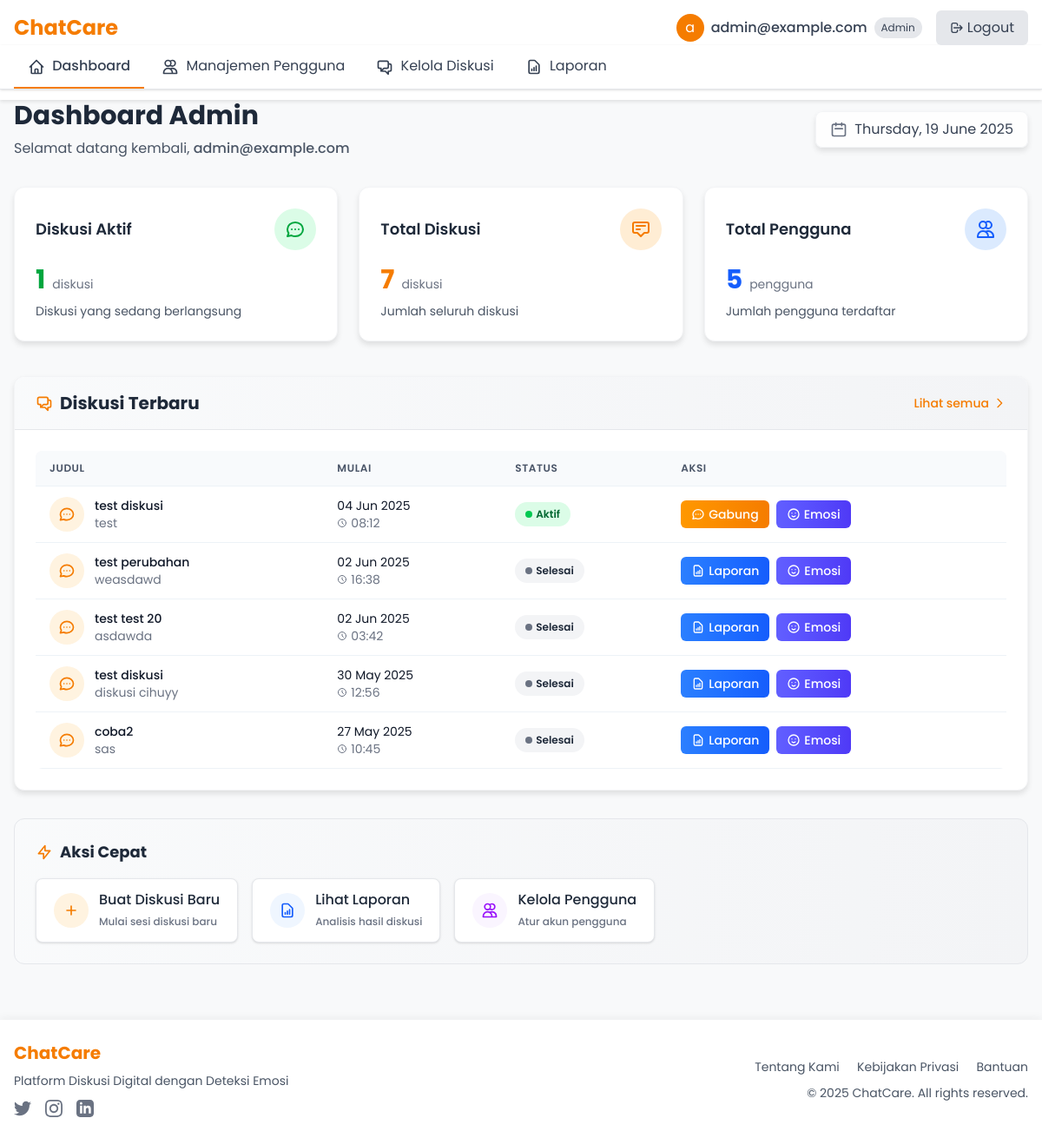
Screenshot of /dashboard (signed in) with the database file from the repository.
### tables this page shows
CREATE TABLE `session` (
  `session_id` int NOT NULL,
  `chat_log_id` int DEFAULT NULL,
  `participants` json DEFAULT NULL,
  `creator_id` varchar(36) DEFAULT NULL,
  `start_time` datetime DEFAULT NULL,
  `end_time` datetime DEFAULT NULL
);

### app/views/dashboard/index.php (the view, shortened to what the rows shown need)
<div class="container mx-auto px-6 py-8">
    <div class="flex flex-col md:flex-row justify-between items-center mb-8">
        <div>
            <h1 class="text-3xl font-bold text-gray-800 mb-2"><?= $title ?></h1>
        </div>
    </div>
    <div class="grid grid-cols-1 md:grid-cols-2 lg:grid-cols-3 gap-6 mb-10">
        <div class="bg-white rounded-xl shadow-md p-6 border border-gray-100 transition-all duration-300 hover:shadow-lg hover:border-green-200">
            <div class="flex items-center justify-between mb-4">
                <h2 class="text-lg font-semibold text-gray-800">Diskusi Aktif</h2>
            </div>
        </div>
        <div class="bg-white rounded-xl shadow-md p-6 border border-gray-100 transition-all duration-300 hover:shadow-lg hover:border-orange-200">
            <div class="flex items-center justify-between mb-4">
                <h2 class="text-lg font-semibold text-gray-800">Total Diskusi</h2>
            </div>
        </div>
        <?php if (isset($total_users)): ?>
            <div class="bg-white rounded-xl shadow-md p-6 border border-gray-100 transition-all duration-300 hover:shadow-lg hover:border-blue-200">
                <div class="flex items-center justify-between mb-4">
                    <h2 class="text-lg font-semibold text-gray-800">Total Pengguna</h2>
                </div>
            </div>
        <?php endif; ?>
    </div>
    <div class="bg-white rounded-xl shadow-md overflow-hidden border border-gray-100 mb-8">
        <div class="bg-gradient-to-r from-gray-50 to-gray-100 px-6 py-4 border-b border-gray-200 flex justify-between items-center">
            <div class="flex items-center">
                <h2 class="text-xl font-bold text-gray-800">Diskusi Terbaru</h2>
            </div>
        </div>
        <div class="p-6">
            <?php if (empty($sessions)): ?>
                <div class="flex flex-col items-center justify-center py-12 bg-gray-50/50 rounded-lg border border-dashed border-gray-300">
                    <div class="bg-white p-4 rounded-full shadow-md mb-4">
                        <svg xmlns="http://www.w3.org/2000/svg" class="h-16 w-16 text-gray-400" fill="none" viewBox="0 0 24 24" stroke="currentColor">
                            <path stroke-linecap="round" stroke-linejoin="round" stroke-width="1.5" d="M8 12h.01M12 12h.01M16 12h.01M21 12c0 4.418-4.03 8-9 8a9.863 9.863 0 01-4.255-.949L3 20l1.395-3.72C3.512 15.042 3 13.574 3 12c0-4.418 4.03-8 9-8s9 3.582 9 8z" />
                        </svg>
                    </div>
                    <h3 class="text-lg font-medium text-gray-700 mb-2">Belum Ada Diskusi</h3>
                    <p class="text-gray-500 text-center max-w-md mb-6">Belum ada diskusi yang tersedia saat ini. Mulai diskusi baru untuk memulai percakapan.</p>
                    <?php if ($_SESSION['role'] == 'admin' || $_SESSION['role'] == 'leader'): ?>
                        <a href="/discussions/create" class="px-6 py-3 bg-gradient-to-r from-[#ff9800] to-[#f57c00] text-white rounded-lg shadow-md hover:shadow-lg transition-all duration-300 flex items-center">
                            <svg xmlns="http://www.w3.org/2000/svg" class="h-5 w-5 mr-2" fill="none" viewBox="0 0 24 24" stroke="currentColor">
                                <path stroke-linecap="round" stroke-linejoin="round" stroke-width="2" d="M12 6v6m0 0v6m0-6h6m-6 0H6" />
                            </svg>
                            Buat Diskusi Baru
                        </a>
                    <?php endif; ?>
                </div>
            <?php else: ?>
                <div class="overflow-x-auto">
                    <table class="min-w-full divide-y divide-gray-200 rounded-lg overflow-hidden">
                        <thead>
                            <tr class="bg-gray-50">
                                <th scope="col" class="px-6 py-3 text-left text-xs font-medium text-gray-500 uppercase tracking-wider">Judul</th>
                                <th scope="col" class="px-6 py-3 text-left text-xs font-medium text-gray-500 uppercase tracking-wider">Mulai</th>
                                <th scope="col" class="px-6 py-3 text-left text-xs font-medium text-gray-500 uppercase tracking-wider">Status</th>
                                <th scope="col" class="px-6 py-3 text-left text-xs font-medium text-gray-500 uppercase tracking-wider">Aksi</th>
                            </tr>
                        </thead>
                        <tbody class="bg-white divide-y divide-gray-200">
                            <?php foreach (array_slice($sessions, 0, 5) as $session): ?>
                                <?php $participants = json_decode($session['participants'], true); ?>
                                <tr class="hover:bg-gray-50 transition-all duration-200">
                                    <td class="px-6 py-4">
                                        <div class="flex items-center">
                                            <div class="flex-shrink-0 mr-3">
                                                <div class="w-10 h-10 rounded-full bg-[#fff3e0] flex items-center justify-center">
                                                </div>
                                            </div>
                                            <div>
                                                <div class="text-sm font-medium text-gray-900"><?= $participants['title'] ?></div>
                                                <div class="text-sm text-gray-500"><?= substr($participants['description'], 0, 50) . (strlen($participants['description']) > 50 ? '...' : '') ?></div>
                                            </div>
                                        </div>
                                    </td>
                                    <td class="px-6 py-4">
                                        <div class="text-sm text-gray-900"><?= date('d M Y', strtotime($session['start_time'])) ?></div>
                                        <div class="text-sm text-gray-500 flex items-center">
                                            <svg xmlns="http://www.w3.org/2000/svg" class="h-3 w-3 mr-1" fill="none" viewBox="0 0 24 24" stroke="currentColor">
                                                <path stroke-linecap="round" stroke-linejoin="round" stroke-width="2" d="M12 8v4l3 3m6-3a9 9 0 11-18 0 9 9 0 0118 0z" />
                                            </svg>
                                            <?= date('H:i', strtotime($session['start_time'])) ?>
                                        </div>
                                    </td>
                                    <td class="px-6 py-4">
                                        <?php if ($session['end_time'] === null): ?>
                                            <span class="px-3 py-1 inline-flex items-center text-xs leading-5 font-semibold rounded-full bg-green-100 text-green-800">
                                                <span class="w-2 h-2 bg-green-500 rounded-full mr-1"></span>
                                                Aktif
                                            </span>
                                        <?php else: ?>
                                            <span class="px-3 py-1 inline-flex items-center text-xs leading-5 font-semibold rounded-full bg-gray-100 text-gray-800">
                                                <span class="w-2 h-2 bg-gray-500 rounded-full mr-1"></span>
                                                Selesai
                                            </span>
                                        <?php endif; ?>
                                    </td>
                                    <td class="px-6 py-4 text-sm font-medium">
                                        <div class="flex space-x-2">
                                            <?php if ($session['end_time'] === null): ?>
                                                <a href="/chatroom?session_id=<?= $session['session_id'] ?>" class="px-3 py-1.5 bg-gradient-to-r from-[#ff9800] to-[#f57c00] text-white rounded-md hover:shadow-md transition-all duration-300 flex items-center">
                                                    Gabung
                                                </a>
                                            <?php else: ?>
                                                <a href="/reports?session_id=<?= $session['session_id'] ?>" class="px-3 py-1.5 bg-gradient-to-r from-blue-500 to-blue-600 text-white rounded-md hover:shadow-md transition-all duration-300 flex items-center">
                                                    Laporan
                                                </a>
                                            <?php endif; ?>
                                            <a href="/mood?session_id=<?= $session['session_id'] ?>" class="px-3 py-1.5 bg-gradient-to-r from-indigo-500 to-indigo-600 text-white rounded-md hover:shadow-md transition-all duration-300 flex items-center">
                                                <svg xmlns="http://www.w3.org/2000/svg" class="h-4 w-4 mr-1" fill="none" viewBox="0 0 24 24" stroke="currentColor">
                                                    <path stroke-linecap="round" stroke-linejoin="round" stroke-width="2" d="M14.828 14.828a4 4 0 01-5.656 0M9 10h.01M15 10h.01M21 12a9 9 0 11-18 0 9 9 0 0118 0z" />
                                                </svg>
                                                Emosi
                                            </a>
                                        </div>
                                    </td>
                                </tr>
                            <?php endforeach; ?>
                        </tbody>
                    </table>
                </div>
            <?php endif; ?>
        </div>
    </div>
</div>
<?php
require_once BASE_PATH . '/app/views/layouts/main.php';
?>

### rows the page displays
session: participants "test diskusi", participants "test", start_time "04 Jun 2025", start_time "08:12", shows "Aktif"
session: participants "test perubahan", participants "weasdawd", start_time "02 Jun 2025", start_time "16:38", shows "Selesai"
session: participants "test test 20", participants "asdawda", start_time "02 Jun 2025", start_time "03:42", shows "Selesai"
session: participants "test diskusi", participants "diskusi cihuyy", start_time "30 May 2025", start_time "12:56", shows "Selesai"
session: participants "coba2", participants "sas", start_time "27 May 2025", start_time "10:45", shows "Selesai"

### other values shown
substr($_SESSION['username'], 0, 1) "a"
$_SESSION['username'] "admin@example.com"
$_SESSION['role'] "Admin"
$title "Dashboard Admin"
$active_sessions "1"
count($sessions) "7"
$total_users "5"
